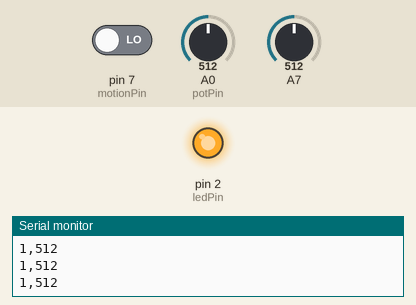
This sketch was run on a simulated Arduino Uno, built with avr-gcc and run on an emulated ATmega328P. On the bench: output pins drawn as LEDs (lit = HIGH), the last lines printed to the serial monitor. The inputs (shaded band) are chosen by the test bench; at power-on: A0 (potPin) = 512, pin 7 (motionPin) LOW, A7 = 512.

Above: at 1.2 s.
1.3 s: A0 (potPin) set to 9
2.8 s: A0 (potPin) set to 6
At 4.0 s:
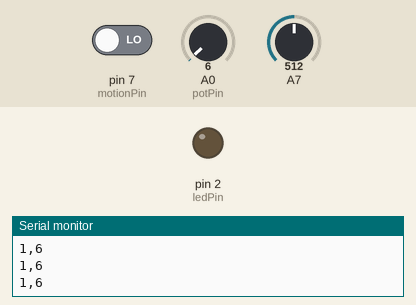
4.3 s: A0 (potPin) set to 122
At 5.1 s:
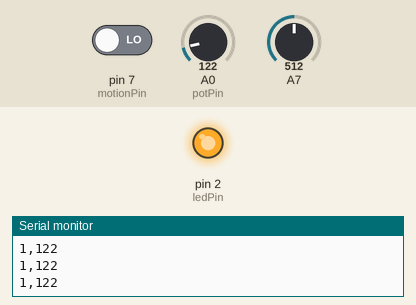
5.8 s: A0 (potPin) set to 0
At 6.2 s:
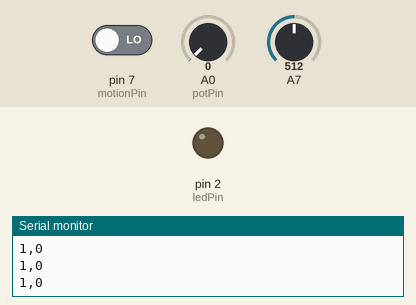
Timing chart, 0 to 8.3 s (numbered marks = the images above; inputs shaded):
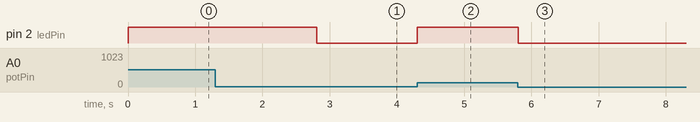

Measured:
- the behaviour switches between 8 and 7 on A0 (potPin) (found by bisection; images 0 and 1)
- after the input at 2.8 s, pin 2 (ledPin): HIGH → LOW at once
- after the input at 4.3 s, pin 2 (ledPin): LOW → HIGH at once
- after the input at 5.8 s, pin 2 (ledPin): HIGH → LOW at once

The sketch:

motionSensorCode.ino
```cpp
int potPin = A0;
int ledPin = 2;
bool motionDetected = false;
int motionPin = 7;

void setup() {
  Serial.begin(9600);
  pinMode(potPin, INPUT);
  pinMode(ledPin, OUTPUT);
  pinMode(motionPin, INPUT);
}

void loop() {
  motionDetected = analogRead(motionPin);
  if (digitalRead(motionPin) == HIGH){
    motionDetected = !motionDetected;
  }

  Serial.print(motionDetected);
  Serial.print(',');
  Serial.println(analogRead(potPin));

  if (motionDetected) {
    // Since analogRead returns a value from 0 to 1023 and analogWrite takes a value from 0 to 255,
    // we need to find a way to map the read value to the write value.
    int ledValue = 127 + analogRead(potPin) * 0.125;
    analogWrite(ledPin, ledValue);
  }

  if (Serial.available()) {
    int input = Serial.read();

    switch (input) {
      // 1 is led on
      case '1':
        digitalWrite(ledPin, HIGH);
        break;

      // 2 is led off
      case '2':
        digitalWrite(ledPin, LOW);
        break;

      default:
        break;
    }
  }
}
```
